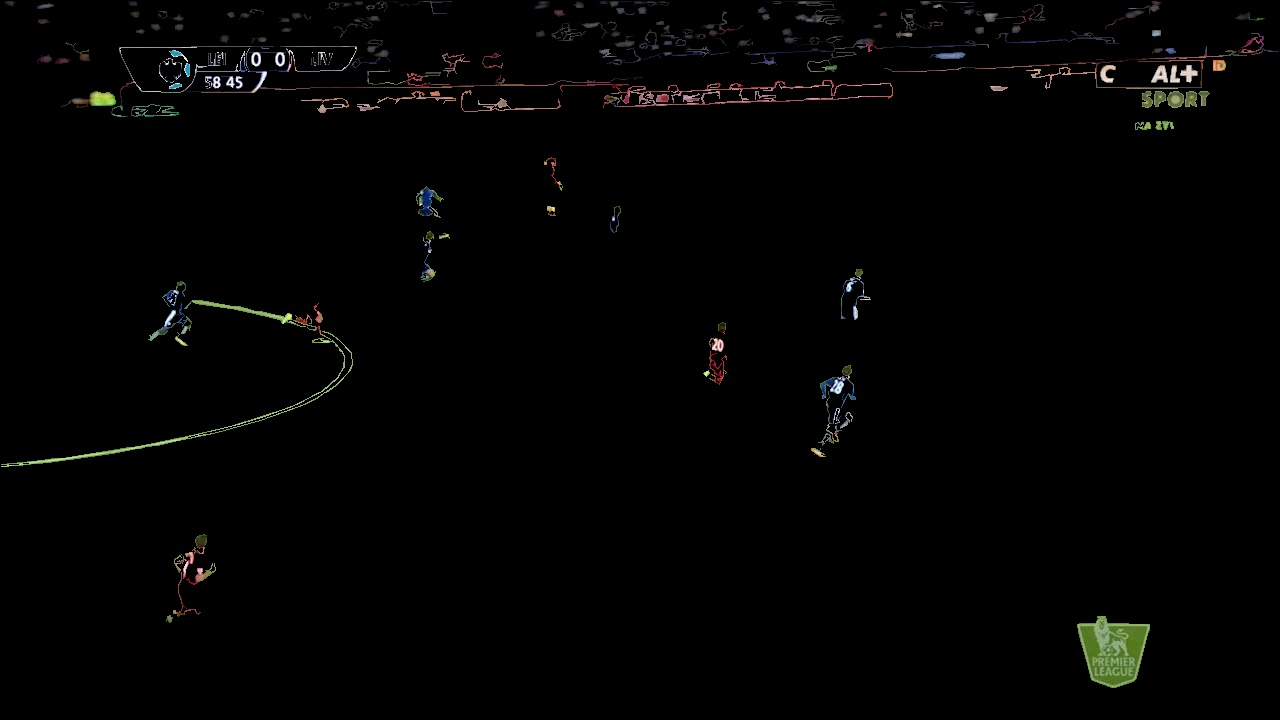
//> input picture 00_color_processing.jpg, 1280 x 720 px
$ ./aux 00_color_processing.jpg   (built with g++ and OpenCV 4)
//> lines starting //> are read from the running program, lines starting //| are printed output that depends on the picture; after the words box and inside, x2 and y2 are one past the last pixel; in counts of white or black regions, pixels touching at a corner belong together
//> further down, src is the input picture: 720 rows x 1280 cols, CV_8UC3; mean B, G, R 2.6, 3, 3.1
#include "opencv2/objdetect/objdetect.hpp"
#include "opencv2/highgui/highgui.hpp"
#include "opencv2/imgproc/imgproc.hpp"
#include <iostream>
#include <stdio.h>
#include <algorithm>


using namespace std;
using namespace cv;

#define MAX_HUE_RED 170
#define MIN_HUE_RED 12

// TODO define the range for the H channel of  the green, search on internet information about the HSV color space
#define MAX_HUE_GREEN 47
#define MIN_HUE_GREEN 40

// TODO define the range for the H channel of  the blue, search on internet information about the HSV color space
#define MAX_HUE_BLUE 115
#define MIN_HUE_BLUE 100

Mat find_n_draw_closed_areas(Mat &roi);

// [150 lines left out: functions calc_hist_hsv, find_Contours, apply_contours, manipulate_bin, scomponi, not called in this run]


bool compara(Point a, Point b){
  return (a.x < b.x);
}


// [98 lines left out: functions filtra, applica, bin_mask_green_2, find_contours_canny, bin_mask_green, not called in this run]


Mat find_n_draw_closed_areas(Mat &frame){

  Mat gray,mask,res;
  if( frame.channels() > 1 )  cvtColor(frame,gray,CV_BGR2GRAY);
  else gray=frame.clone();
  mask=Mat(frame.rows,frame.cols,CV_8UC3,Scalar(0,0,0));
  res=Mat(frame.rows,frame.cols,CV_8UC3,Scalar(255,255,255));

  //detect edge
  Canny( gray, gray, 50, 150, 3);
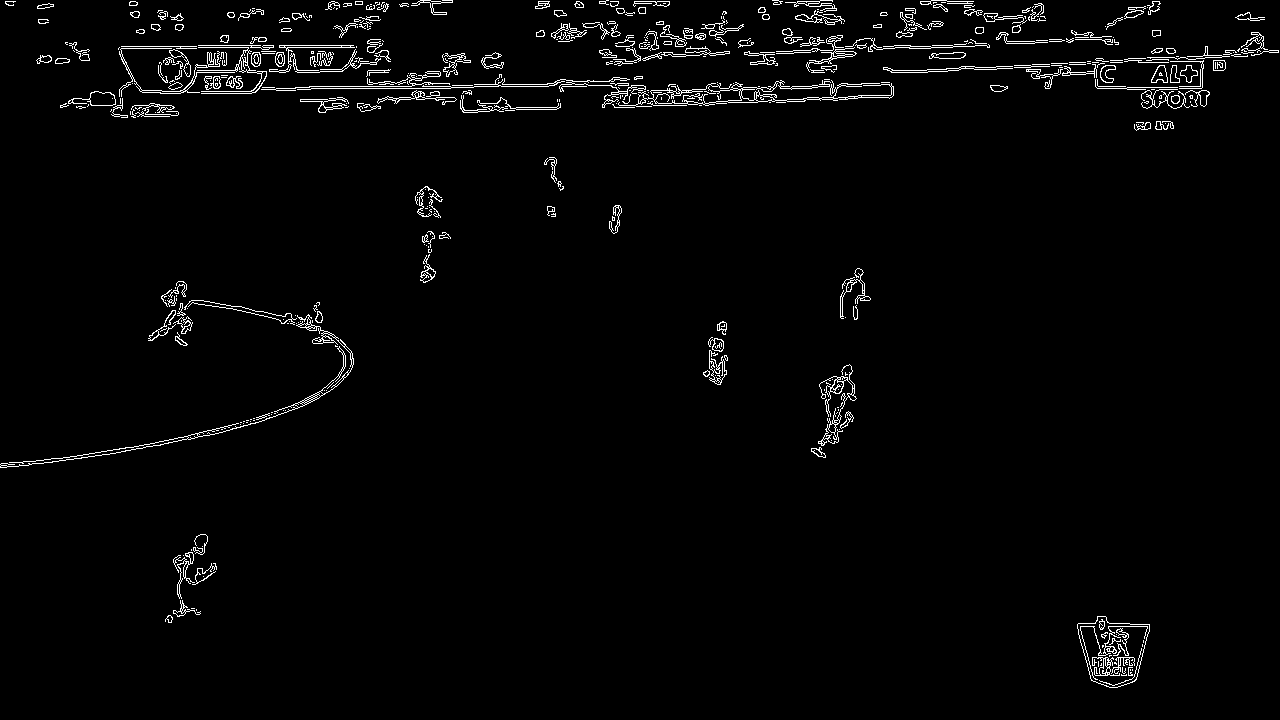
//> gray: 720 rows x 1280 cols, CV_8UC1; 2.2% white in thin lines or dots
  //find contours
  vector<vector<Point> > contours;
  vector<Vec4i> hierarchy;
  Moments moms;
  double area;
  //double centroidex;
  //double centroidey;

  int cy, cx;
  Vec3b whitePX={255,255,255};
  findContours( gray, contours, hierarchy, CV_RETR_TREE, CV_CHAIN_APPROX_SIMPLE, Point(0, 0) );
//> contours = 1072 contours, 773 with area under 20; largest, box (x1, y1, x2, y2) and area: (1077, 616, 1150, 688) 3622, (1077, 616, 1150, 688) 3614, (618, 80, 894, 107) 810, (0, 314, 354, 468) 593, (818, 364, 857, 446) 523
  for (size_t i = 0; i < contours.size(); i++) {

    moms=moments(Mat(contours[i]));
    area=moms.m00;

    // [4 lines of commented-out code are left out]
    if ( area > 20 ){
      approxPolyDP(contours[i] , contours[i] ,1 , true );
      drawContours( mask, contours, i, Scalar(255,255,255), CV_FILLED, 8, hierarchy, 0, Point() );
      //circle(frame,Point(cx,cy),7,Scalar(0,0,0),8);
    }


  }
//> this loop made 1072 passes
//> area on passes 1, 2, 12, 14, 21, 33, 34, 35: 3621.5, 3613.5, 29, 153.5, 66.5, 53, 31.5, 60
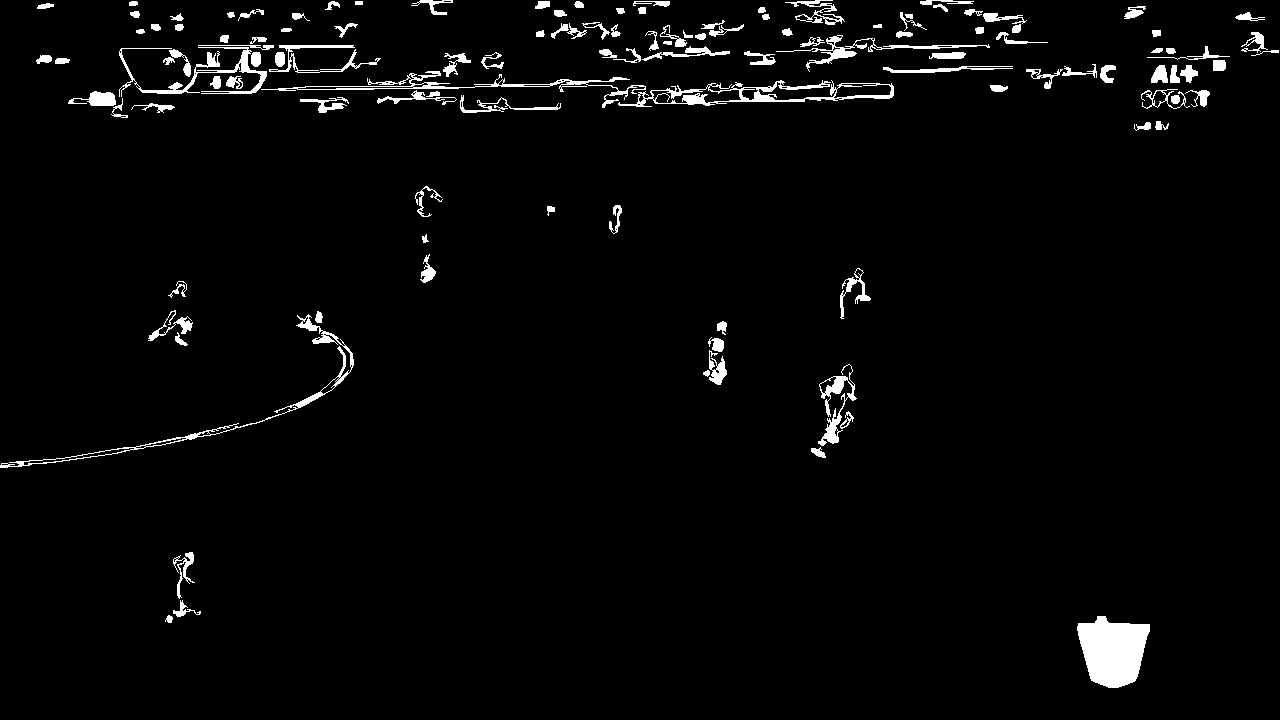
//> mask: 720 rows x 1280 cols, CV_8UC3; 2.9% white; 123 white regions
//> after the loop, contours = 1072 contours, 808 with area under 20; largest, box (x1, y1, x2, y2) and area: (1078, 616, 1150, 688) 3632, (1077, 616, 1150, 688) 3609, (618, 80, 894, 107) 956, (0, 314, 354, 468) 598, (818, 364, 857, 446) 568
  for (size_t i = 0; i < frame.rows; i++) {
    for (size_t j = 0; j < frame.cols; j++) {

      if( mask.at<Vec3b>(i,j) == whitePX ) res.at<Vec3b>(i,j)=frame.at<Vec3b>(i,j);

    }
  }
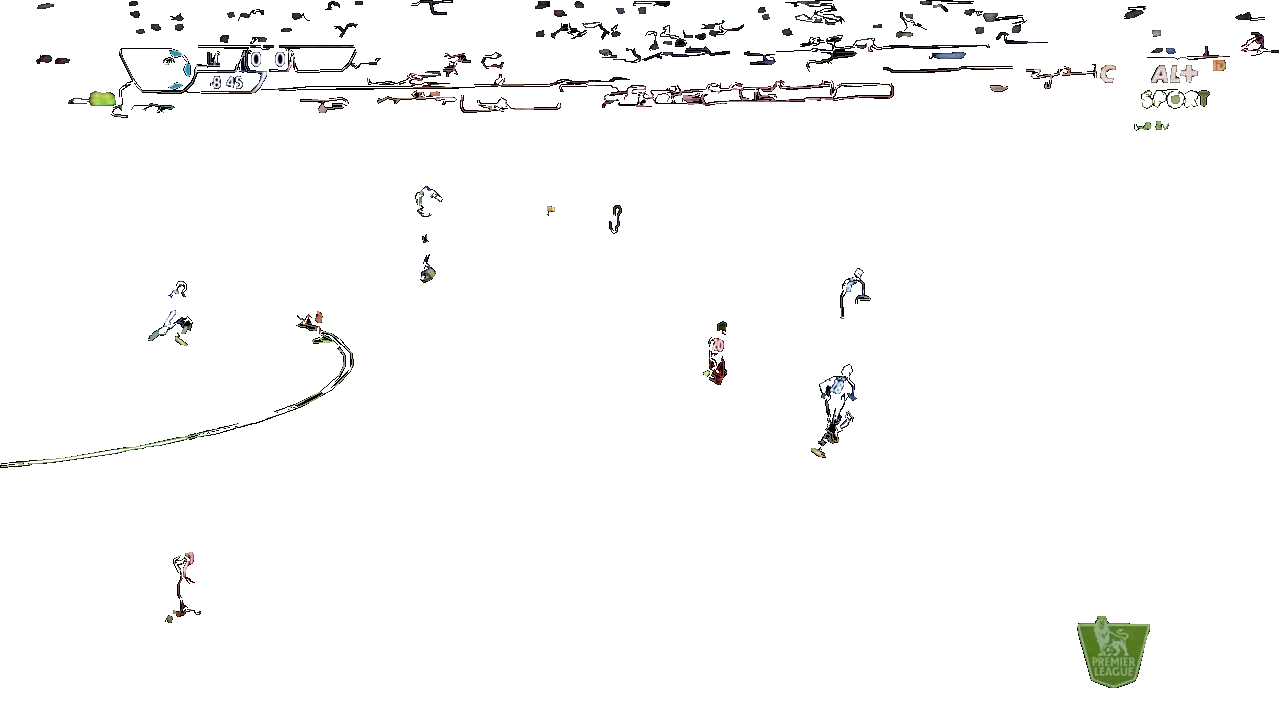
//> res: 720 rows x 1280 cols, CV_8UC3; mean B, G, R 249.3, 249.6, 249.6
  //imshow("mask", mask);
  //imshow("res",res);
  return res;
}


int main(int argc, char const *argv[]) {


  Mat src;

  /// Load image
  src = imread( argv[1], 1 );

  if( !src.data )
    { return -1; }

    // [21 lines of commented-out code are left out]

    src=find_n_draw_closed_areas(src);
    imshow("frame",src);
    imwrite("/home/cesco/Pictures/a.jpg",src);
    //res=manipulate_bin(binmask);
    //imshow("res",res);
    waitKey(0);
  return 0;
}

$ run again, on 040_color_processing.jpg
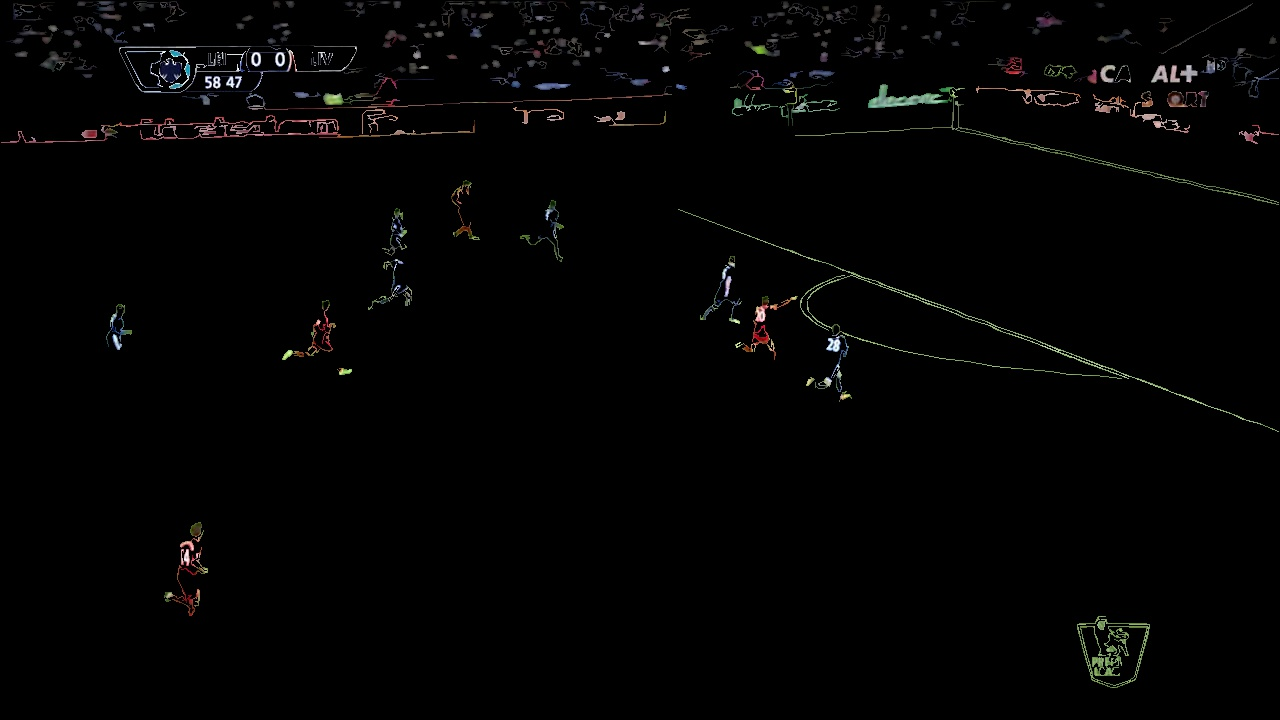
//> input picture 040_color_processing.jpg, 1280 x 720 px
//> src is the input picture: 720 rows x 1280 cols, CV_8UC3; mean B, G, R 3.1, 3.3, 3.4
//> in find_n_draw_closed_areas, `Canny( gray, gray, 50, 150, 3);`:
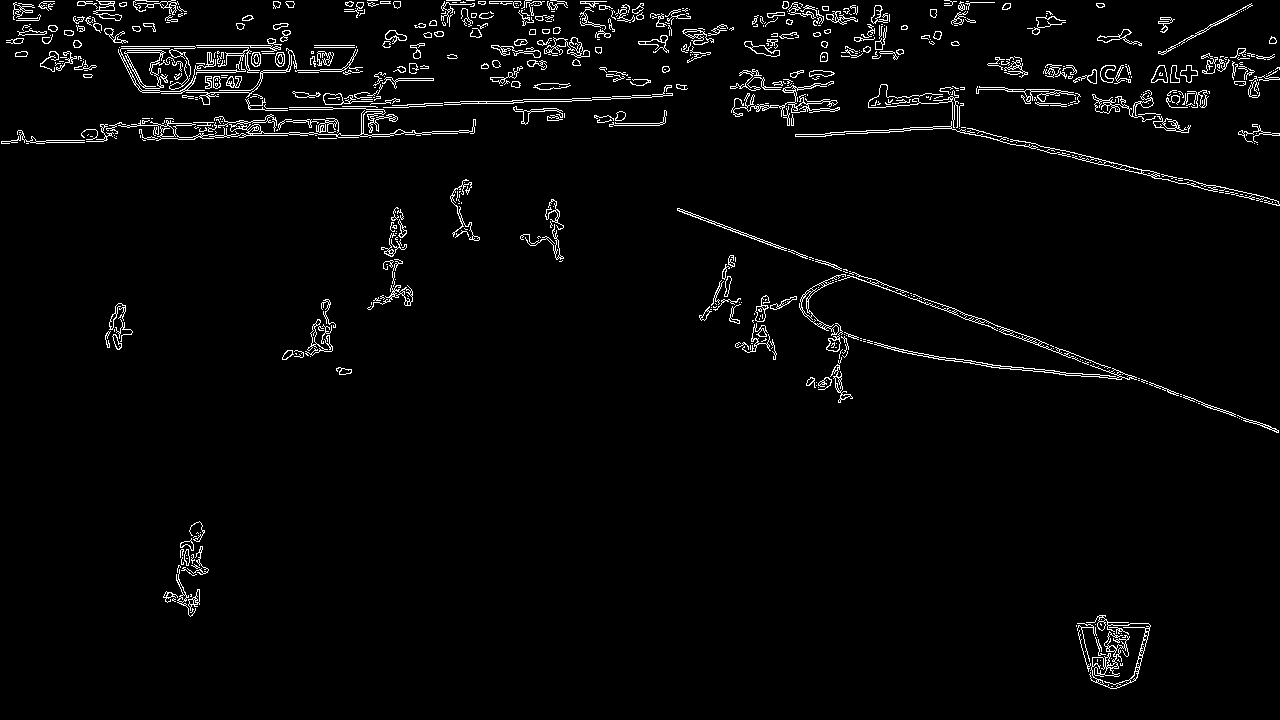
//> gray: 720 rows x 1280 cols, CV_8UC1; 2.9% white in thin lines or dots
//> in find_n_draw_closed_areas, `findContours( gray, contours, hierarchy, CV_RETR_TREE, CV_CHAIN_APPROX..`: contours = 1613 contours, 1198 with area under 20; largest, box (x1, y1, x2, y2) and area: (124, 50, 170, 89) 906, (126, 52, 161, 89) 738, (1086, 615, 1151, 689) 618, (874, 342, 1137, 380) 586, (209, 107, 476, 138) 548
//> the loop in find_n_draw_closed_areas, `for (size_t i = 0; i < contours.size(); i++)` made 1613 passes
//> area on passes 19, 23, 25, 27, 30, 32, 33, 38: 618, 37.5, 48.5, 27.5, 25, 28.5, 27, 31
//> after the loop in find_n_draw_closed_areas, `for (size_t i = 0; i < contours.size(); i++)`: contours = 1613 contours, 1253 with area under 20; largest, box (x1, y1, x2, y2) and area: (124, 50, 170, 88) 906, (126, 52, 161, 89) 711, (209, 107, 476, 138) 676, (1086, 615, 1151, 689) 660, (874, 342, 1137, 380) 618
//> after the loop in find_n_draw_closed_areas, `for (size_t i = 0; i < frame.rows; i++)`:
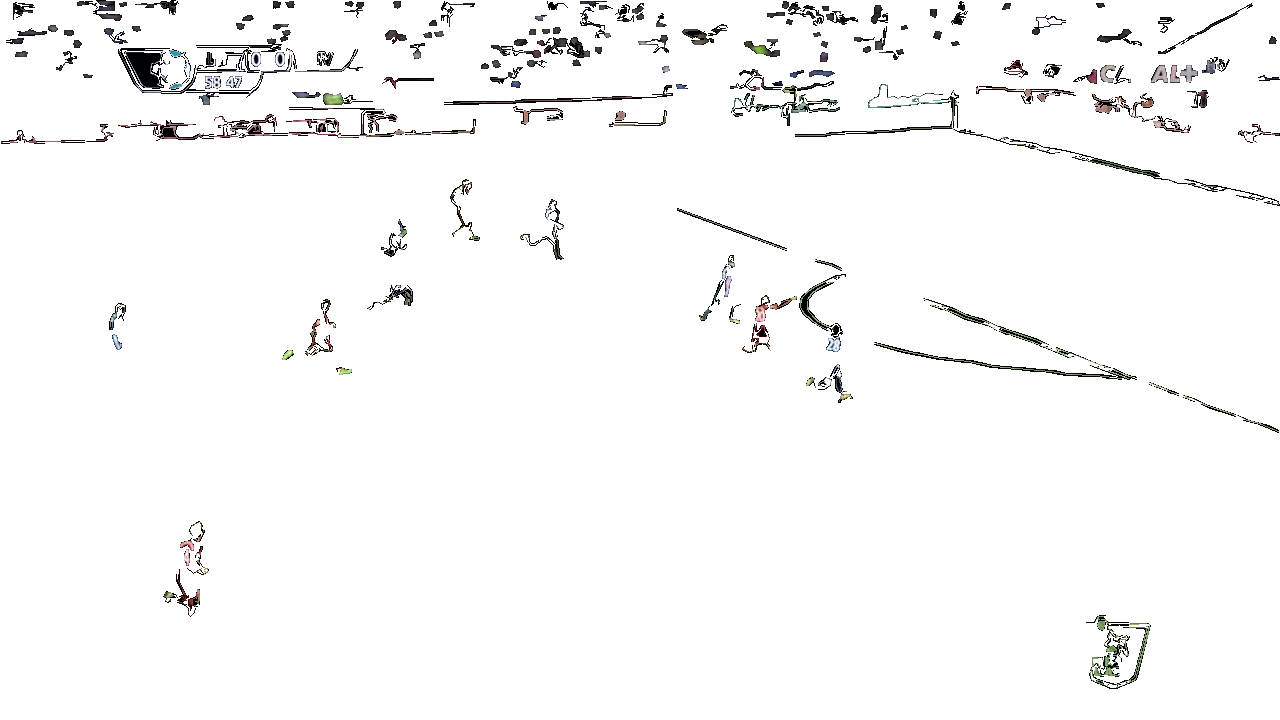
//> res: 720 rows x 1280 cols, CV_8UC3; mean B, G, R 248, 248.1, 248.1
